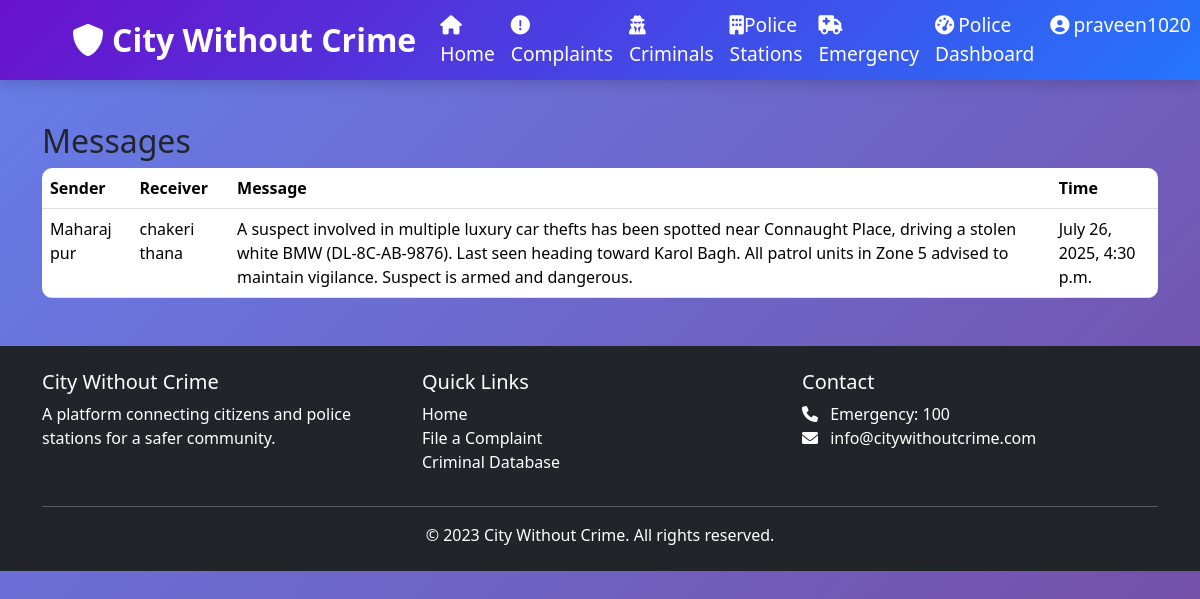
Screenshot of /messages/ (signed in) with the database file from the repository.
### cwc_app/models.py (models this page shows, shortened)
class User(AbstractUser):
    email = models.EmailField(unique=True)  # ✅ Yahan add karein
    is_police = models.BooleanField(default=False)
    is_admin = models.BooleanField(default=False)
    station = models.ForeignKey('PoliceStation', on_delete=models.SET_NULL, null=True, blank=True)
    USERNAME_FIELD = 'username'  # Default hi rahega
    REQUIRED_FIELDS = ['email']  # Email required bana de

class StationMessage(models.Model):
    sender = models.ForeignKey(PoliceStation, on_delete=models.CASCADE, related_name='sent_messages')
    receiver = models.ForeignKey(PoliceStation, on_delete=models.CASCADE, related_name='received_messages')
    subject = models.CharField(max_length=200)
    message = models.TextField()
    created_at = models.DateTimeField(auto_now_add=True)
    is_read = models.BooleanField(default=False)

class PoliceStation(models.Model):
    name = models.CharField(max_length=100)
    address = models.TextField()
    contact_number = models.CharField(max_length=15)
    email = models.EmailField()
    jurisdiction = models.CharField(max_length=100)
    created_at = models.DateTimeField(auto_now_add=True)
    def __str__(self):
        return self.name

### cwc_app/views.py (the view)
# urls.py: path('messages/', views.message_list, name='message_list'),
def message_list(request):
    if not request.user.is_police:
        return redirect('home')
    station = request.user.station
    message = StationMessage.objects.filter(
        Q(receiver=station) | Q(sender=station)
    ).order_by('-created_at')
    return render(request, 'dashboard/message_list.html', {'message': message})

### templates/dashboard/message_list.html
{% extends 'base.html' %}
{% block content %}
<h2>Messages</h2>
<table class="table">
    <thead>
        <tr>
            <th>Sender</th>
            <th>Receiver</th>
            <th>Message</th>
            <th>Time</th>
        </tr>
    </thead>
    <tbody>
        {% for msg in message %}
        <tr>
            <td>{{ msg.sender }}</td>
            <td>{{ msg.receiver }}</td>
            <td>{{ msg.message }}</td>
            <td>{{ msg.created_at }}</td>
        </tr>
        {% endfor %}
    </tbody>
</table>
{% endblock %}

### templates/partials/navbar.html (shortened to what this page needs)
<nav class="navbar navbar-expand-lg navbar-dark bg-primary" >
    <div class="container">
        <a class="navbar-brand" href="{% url 'home' %}">
            <i class="fas fa-shield-alt me-2"></i>City Without Crime
        </a>
        <div class="collapse navbar-collapse nav-links" id="navbarNav">
            <ul class="navbar-nav me-auto">
                <li class="nav-item">
                    <a class="nav-link text-white" href="{% url 'home' %}">
                         <i class="fas fa-home"></i>Home</a>
                </li>
                <li class="nav-item">
                    <a class="nav-link text-white" href="{% url 'complaint_list' %}">
                        <i class="fas fa-exclamation-circle"></i>Complaints</a>
                </li>
                <li class="nav-item">
                    <a class="nav-link text-white" href="{% url 'criminal_list' %}">
                        <i class="fas fa-user-secret"></i> Criminals</a>
                </li>
                {% if user.is_police or user.is_admin %}
                <li class="nav-item">
                    <a class="nav-link text-white" href="{% url 'station_list' %}">
                        <i class="fas fa-building"></i>Police Stations</a>
                </li>
                <li class="nav-item">
                    <a class="nav-link text-white" href="{% url 'emergency_list' %}">
                        <i class="fas fa-ambulance"></i>Emergency</a>
                </li>
                {% endif %}
            </ul>
            <ul class="navbar-nav">
                {% if user.is_authenticated %}
                    {% if user.is_admin %}
                        <li class="nav-item">
                            <a class="nav-link text-white" href="{% url 'admin_dashboard' %}">
                                <i class="fas fa-tachometer-alt me-1"></i>Admin Dashboard
                            </a>
                        </li>
                    {% elif user.is_police %}
                        <li class="nav-item">
                            <a class="nav-link text-white" href="{% url 'police_dashboard' %}">
                                <i class="fas fa-tachometer-alt me-1"></i>Police Dashboard
                            </a>
                        </li>
                    {% endif %}
                    <li class="nav-item dropdown">
                        <a class="nav-link dropdown-toggle text-white" href="#" id="userDropdown" role="button" data-bs-toggle="dropdown">
                            <i class="fas fa-user-circle me-1"></i>{{ user.username }}
                        </a>
                    </li>
                {% endif %}
            </ul>
        </div>
    </div>
</nav><br><br>

### static/css/style.css (style rules this page uses)
:root { --primary-color: #0d6efd; --secondary-color: #f03848; --success-color: #198754; --danger-color: #dc3545; --warning-color: #ffc107; --info-color: #0dcaf0; --light-color: #f8f9fa; --dark-color: #212529; }
body { background: linear-gradient(135deg, #667eea, #764ba2); background-attachment: fixed; min-height: 100vh; font-family: 'Segoe UI', Tahoma, Geneva, Verdana, sans-serif; background-color: #f5f5f5; padding-top: 50px !important; margin: 0; position: relative; cursor: default; }
.navbar { position: fixed; top: 0; left: 0; width: 100%; background: linear-gradient(135deg, #6a11cb 0%, #2575fc 100%); color: white; padding: 3px 5%; display: flex; justify-content: space-between; align-items: center; box-shadow: 0 2px 15px rgba(0, 0, 0, 0.2); z-index: 1000; transition: all 0.3s ease; }
.navbar-brand { font-size: 2rem !important; font-weight: 700; }
.navbar-nav .nav-link { font-size: 1.2rem !important; font-weight: 500; }
.nav-links { display: flex; list-style: none; }
.nav-links a { color: rgb(22, 26, 247); text-decoration: none; font-weight: 500; font-size: 1.1rem; transition: all 0.3s ease; padding: 8px 12px; border-radius: 4px; }
.navbar-nav .dropdown-toggle { font-size: 1.2rem !important; }
.navbar-brand { font-weight: 700; }
.table { border-radius: 10px; overflow: hidden; }

### rows the page displays
User: username "praveen1020"
StationMessage: sender "Maharaj pur", receiver "chakeri thana", message "A suspect involved in multiple luxury car thefts has been spotted near Connaught Place, driving a stolen white BMW (DL-8C-AB-9876). Last seen heading toward Karol Bagh. All patrol units in Zone 5 advised to maintain vigilance. Suspect is armed and dangerous.", created_at "July 26, 2025, 4:30 p.m."
